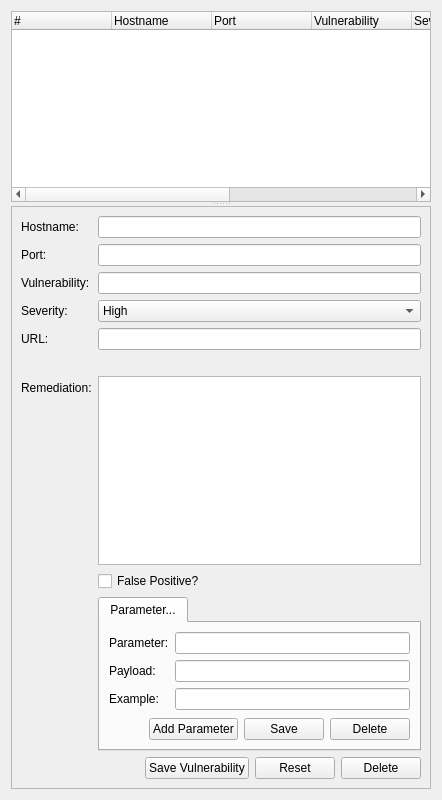
      <widget class="QWidget" name="tabMainVulnerabilities">
       <attribute name="title">
        <string>Vulnerabilities</string>
       </attribute>
       <layout class="QVBoxLayout" name="verticalLayout_25">
        <item>
         <widget class="QSplitter" name="splitter_4">
          <property name="orientation">
           <enum>Qt::Vertical</enum>
          </property>
          <widget class="QSplitter" name="splitter_4">
           <property name="orientation">
            <enum>Qt::Vertical</enum>
           </property>
           <widget class="QTreeWidget" name="treeWidgetVulnerabilities">
            <attribute name="headerStretchLastSection">
             <bool>true</bool>
            </attribute>
            <column>
             <property name="text">
              <string>#</string>
             </property>
            </column>
            <column>
             <property name="text">
              <string>Hostname</string>
             </property>
            </column>
            <column>
             <property name="text">
              <string>Port</string>
             </property>
            </column>
            <column>
             <property name="text">
              <string>Vulnerability</string>
             </property>
            </column>
            <column>
             <property name="text">
              <string>Severity</string>
             </property>
            </column>
            <column>
             <property name="text">
              <string>URL</string>
             </property>
            </column>
            <column>
             <property name="text">
              <string>False Positive?</string>
             </property>
            </column>
            <column>
             <property name="text">
              <string>Remediation</string>
             </property>
            </column>
           </widget>
           <widget class="QFrame" name="frame">
            <property name="frameShape">
             <enum>QFrame::StyledPanel</enum>
            </property>
            <property name="frameShadow">
             <enum>QFrame::Raised</enum>
            </property>
            <layout class="QVBoxLayout" name="verticalLayout_24">
             <item>
              <layout class="QFormLayout" name="formLayout">
               <property name="fieldGrowthPolicy">
                <enum>QFormLayout::AllNonFixedFieldsGrow</enum>
               </property>
               <item row="0" column="0">
                <widget class="QLabel" name="label_4">
                 <property name="text">
                  <string>Hostname:</string>
                 </property>
                </widget>
               </item>
               <item row="0" column="1">
                <widget class="QLineEdit" name="editVulnerabilityHostname"/>
               </item>
               <item row="1" column="0">
                <widget class="QLabel" name="label_5">
                 <property name="text">
                  <string>Port:</string>
                 </property>
                </widget>
               </item>
               <item row="1" column="1">
                <widget class="QLineEdit" name="editVulnerabilityPort"/>
               </item>
               <item row="2" column="0">
                <widget class="QLabel" name="label_13">
                 <property name="text">
                  <string>Vulnerability:</string>
                 </property>
                </widget>
               </item>
               <item row="2" column="1">
                <widget class="QLineEdit" name="editVulnerabilityCategory"/>
               </item>
               <item row="3" column="0">
                <widget class="QLabel" name="label_6">
                 <property name="text">
                  <string>Severity:</string>
                 </property>
                </widget>
               </item>
               <item row="3" column="1">
                <widget class="QComboBox" name="comboBoxVulnerbalitySeverity">
                 <item>
                  <property name="text">
                   <string>High</string>
                  </property>
                 </item>
                 <item>
                  <property name="text">
                   <string>Medium</string>
                  </property>
                 </item>
                 <item>
                  <property name="text">
                   <string>Low</string>
                  </property>
                 </item>
                 <item>
                  <property name="text">
                   <string>Informational</string>
                  </property>
                 </item>
                 <item>
                  <property name="text">
                   <string>Remediated</string>
                  </property>
                 </item>
                </widget>
               </item>
               <item row="4" column="0">
                <widget class="QLabel" name="label_8">
                 <property name="text">
                  <string>URL:</string>
                 </property>
                </widget>
               </item>
               <item row="4" column="1">
                <widget class="QLineEdit" name="editVulnerabilityUrl"/>
               </item>
               <item row="7" column="0">
                <widget class="QLabel" name="label_7">
                 <property name="text">
                  <string/>
                 </property>
                </widget>
               </item>
               <item row="8" column="0">
                <widget class="QLabel" name="label_9">
                 <property name="text">
                  <string>Remediation:</string>
                 </property>
                </widget>
               </item>
               <item row="8" column="1">
                <widget class="QPlainTextEdit" name="editVulnerabilityRemediation"/>
               </item>
               <item row="9" column="1">
                <widget class="QCheckBox" name="cbVulnerabilityFalsePositive">
                 <property name="text">
                  <string>False Positive?</string>
                 </property>
                </widget>
               </item>
               <item row="10" column="1">
                <widget class="QTabWidget" name="tabWidget">
                 <property name="currentIndex">
                  <number>0</number>
                 </property>
                 <widget class="QWidget" name="tab_14">
                  <attribute name="title">
                   <string>Parameter...</string>
                  </attribute>
                  <layout class="QVBoxLayout" name="verticalLayout_20">
                   <item>
                    <layout class="QFormLayout" name="formLayout_2">
                     <item row="0" column="0">
                      <widget class="QLabel" name="label_10">
                       <property name="text">
                        <string>Parameter:</string>
                       </property>
                      </widget>
                     </item>
                     <item row="0" column="1">
                      <widget class="QLineEdit" name="editVulnerabilityParameterName"/>
                     </item>
                     <item row="1" column="0">
                      <widget class="QLabel" name="label_11">
                       <property name="text">
                        <string>Payload:</string>
                       </property>
                      </widget>
                     </item>
                     <item row="2" column="0">
                      <widget class="QLabel" name="label_12">
                       <property name="text">
                        <string>Example:</string>
                       </property>
                      </widget>
                     </item>
                     <item row="1" column="1">
                      <widget class="QLineEdit" name="editVulnerabilityParameterPayload"/>
                     </item>
                     <item row="2" column="1">
                      <widget class="QLineEdit" name="editVulnerabilityParameterExample"/>
                     </item>
                    </layout>
                   </item>
                   <item>
                    <layout class="QHBoxLayout" name="horizontalLayout_14">
                     <item>
                      <spacer name="horizontalSpacer_5">
                       <property name="orientation">
                        <enum>Qt::Horizontal</enum>
                       </property>
                       <property name="sizeHint" stdset="0">
                        <size>
                         <width>40</width>
                         <height>20</height>
                        </size>
                       </property>
                      </spacer>
                     </item>
                     <item>
                      <widget class="QPushButton" name="pushButtonVulnerabilityAddParameter">
                       <property name="text">
                        <string>Add Parameter</string>
                       </property>
                      </widget>
                     </item>
                     <item>
                      <widget class="QPushButton" name="pushButtonVulnerabilitySaveParameter">
                       <property name="text">
                        <string>Save</string>
                       </property>
                      </widget>
                     </item>
                     <item>
                      <widget class="QPushButton" name="pushButtonVulnerabilityDeleteParameter">
                       <property name="text">
                        <string>Delete</string>
                       </property>
                      </widget>
                     </item>
                    </layout>
                   </item>
                  </layout>
                 </widget>
                </widget>
               </item>
              </layout>
             </item>
             <item>
              <layout class="QHBoxLayout" name="horizontalLayout_12">
               <item>
                <spacer name="horizontalSpacer_4">
                 <property name="orientation">
                  <enum>Qt::Horizontal</enum>
                 </property>
                 <property name="sizeHint" stdset="0">
                  <size>
                   <width>40</width>
                   <height>20</height>
                  </size>
                 </property>
                </spacer>
               </item>
               <item>
                <widget class="QPushButton" name="pushButtonVulnerabilitySave">
                 <property name="text">
                  <string>Save Vulnerability</string>
                 </property>
                </widget>
               </item>
               <item>
                <widget class="QPushButton" name="pushButtonVulnerabilityReset">
                 <property name="text">
                  <string>Reset</string>
                 </property>
                </widget>
               </item>
               <item>
                <widget class="QPushButton" name="pushButtonVulnerabilityDelete">
                 <property name="text">
                  <string>Delete</string>
                 </property>
                </widget>
               </item>
              </layout>
             </item>
            </layout>
           </widget>
          </widget>
         </widget>
        </item>
       </layout>
      </widget>
